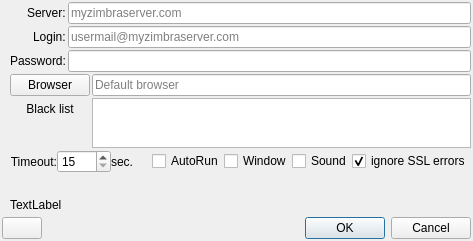
<?xml version="1.0" encoding="UTF-8"?>
<ui version="4.0">
 <class>Zebra</class>
 <widget class="QDialog" name="Zebra">
  <property name="enabled">
   <bool>true</bool>
  </property>
  <property name="geometry">
   <rect>
    <x>0</x>
    <y>0</y>
    <width>473</width>
    <height>241</height>
   </rect>
  </property>
  <property name="sizePolicy">
   <sizepolicy hsizetype="Preferred" vsizetype="Preferred">
    <horstretch>0</horstretch>
    <verstretch>0</verstretch>
   </sizepolicy>
  </property>
  <property name="windowTitle">
   <string>Zebra - configuration </string>
  </property>
  <property name="windowIcon">
   <iconset resource="systray.qrc">
    <normaloff>:/images/zebra03.svg</normaloff>:/images/zebra03.svg</iconset>
  </property>
  <layout class="QVBoxLayout" name="verticalLayout">
   <property name="spacing">
    <number>0</number>
   </property>
   <property name="leftMargin">
    <number>0</number>
   </property>
   <property name="topMargin">
    <number>0</number>
   </property>
   <property name="rightMargin">
    <number>0</number>
   </property>
   <property name="bottomMargin">
    <number>0</number>
   </property>
   <item>
    <widget class="QStackedWidget" name="stackedWidget">
     <property name="currentIndex">
      <number>0</number>
     </property>
     <widget class="QWidget" name="page">
      <layout class="QVBoxLayout" name="verticalLayout_2">
       <property name="spacing">
        <number>2</number>
       </property>
       <property name="leftMargin">
        <number>2</number>
       </property>
       <property name="topMargin">
        <number>2</number>
       </property>
       <property name="rightMargin">
        <number>2</number>
       </property>
       <property name="bottomMargin">
        <number>2</number>
       </property>
       <item>
        <layout class="QFormLayout" name="formLayout">
         <property name="fieldGrowthPolicy">
          <enum>QFormLayout::AllNonFixedFieldsGrow</enum>
         </property>
         <property name="labelAlignment">
          <set>Qt::AlignRight|Qt::AlignTrailing|Qt::AlignVCenter</set>
         </property>
         <property name="leftMargin">
          <number>8</number>
         </property>
         <property name="topMargin">
          <number>0</number>
         </property>
         <property name="rightMargin">
          <number>0</number>
         </property>
         <property name="bottomMargin">
          <number>0</number>
         </property>
         <item row="0" column="0">
          <widget class="QLabel" name="label">
           <property name="text">
            <string>Server:</string>
           </property>
          </widget>
         </item>
         <item row="0" column="1">
          <widget class="QLineEdit" name="lineSrv">
           <property name="placeholderText">
            <string>myzimbraserver.com</string>
           </property>
          </widget>
         </item>
         <item row="1" column="0">
          <widget class="QLabel" name="label_2">
           <property name="text">
            <string>Login:</string>
           </property>
          </widget>
         </item>
         <item row="1" column="1">
          <widget class="QLineEdit" name="lineLgn">
           <property name="placeholderText">
            <string>usermail@myzimbraserver.com</string>
           </property>
          </widget>
         </item>
         <item row="2" column="0">
          <widget class="QLabel" name="label_3">
           <property name="text">
            <string>Password:</string>
           </property>
          </widget>
         </item>
         <item row="2" column="1">
          <widget class="QLineEdit" name="linePwd">
           <property name="echoMode">
            <enum>QLineEdit::Password</enum>
           </property>
          </widget>
         </item>
        </layout>
       </item>
       <item>
        <layout class="QFormLayout" name="formLayout_2">
         <property name="labelAlignment">
          <set>Qt::AlignRight|Qt::AlignTrailing|Qt::AlignVCenter</set>
         </property>
         <property name="leftMargin">
          <number>8</number>
         </property>
         <property name="topMargin">
          <number>0</number>
         </property>
         <property name="rightMargin">
          <number>0</number>
         </property>
         <property name="bottomMargin">
          <number>0</number>
         </property>
         <item row="0" column="1">
          <widget class="QLineEdit" name="lineBrw">
           <property name="toolTip">
            <string>&lt;html&gt;&lt;head/&gt;&lt;body&gt;&lt;p&gt;Start browser in &lt;span style=&quot; font-style:italic;&quot;&gt;application mode e&lt;/span&gt;xamples:&lt;/p&gt;&lt;p&gt;&lt;span style=&quot; font-family:'Courier New,courier'; font-size:11px; color:#2a2a2a;&quot;&gt;chrome.exe --app=$mail_server$&lt;/span&gt;&lt;/p&gt;&lt;p&gt;&lt;span style=&quot; font-family:'Courier New,courier'; font-size:11px; color:#2a2a2a;&quot;&gt;firefox.exe -P User_profile -no-remote&lt;/span&gt;&lt;/p&gt;&lt;pre style=&quot; margin-top:12px; margin-bottom:0px; margin-left:0px; margin-right:0px; -qt-block-indent:0; text-indent:0px;&quot;&gt;&lt;span style=&quot; font-family:'Courier New,courier'; font-size:11px; color:#2a2a2a;&quot;&gt;iexplore.exe -k&lt;/span&gt;&lt;/pre&gt;&lt;/body&gt;&lt;/html&gt;</string>
           </property>
           <property name="placeholderText">
            <string>Default browser</string>
           </property>
          </widget>
         </item>
         <item row="0" column="0">
          <widget class="QPushButton" name="pushButton_Brw">
           <property name="text">
            <string>Browser</string>
           </property>
           <property name="icon">
            <iconset resource="systray.qrc">
             <normaloff>:/images/globe.png</normaloff>:/images/globe.png</iconset>
           </property>
          </widget>
         </item>
         <item row="1" column="1">
          <widget class="QTextEdit" name="rxEdit">
           <property name="maximumSize">
            <size>
             <width>16777215</width>
             <height>50</height>
            </size>
           </property>
          </widget>
         </item>
         <item row="1" column="0">
          <widget class="QPushButton" name="pushButton_RX">
           <property name="autoFillBackground">
            <bool>false</bool>
           </property>
           <property name="text">
            <string>Black list</string>
           </property>
           <property name="icon">
            <iconset resource="systray.qrc">
             <normaloff>:/images/umbrella.png</normaloff>:/images/umbrella.png</iconset>
           </property>
           <property name="checkable">
            <bool>true</bool>
           </property>
           <property name="checked">
            <bool>false</bool>
           </property>
           <property name="autoDefault">
            <bool>true</bool>
           </property>
           <property name="default">
            <bool>false</bool>
           </property>
           <property name="flat">
            <bool>true</bool>
           </property>
          </widget>
         </item>
        </layout>
       </item>
       <item>
        <layout class="QHBoxLayout" name="horizontalLayout_4">
         <property name="spacing">
          <number>0</number>
         </property>
         <property name="leftMargin">
          <number>8</number>
         </property>
         <property name="topMargin">
          <number>0</number>
         </property>
         <property name="rightMargin">
          <number>0</number>
         </property>
         <property name="bottomMargin">
          <number>0</number>
         </property>
         <item>
          <widget class="QLabel" name="label_4">
           <property name="text">
            <string>Timeout:</string>
           </property>
           <property name="alignment">
            <set>Qt::AlignRight|Qt::AlignTrailing|Qt::AlignVCenter</set>
           </property>
           <property name="indent">
            <number>-1</number>
           </property>
          </widget>
         </item>
         <item>
          <widget class="QSpinBox" name="spinBox">
           <property name="minimum">
            <number>15</number>
           </property>
           <property name="maximum">
            <number>3600</number>
           </property>
          </widget>
         </item>
         <item>
          <widget class="QLabel" name="label_5">
           <property name="text">
            <string>sec.</string>
           </property>
          </widget>
         </item>
         <item>
          <spacer name="horizontalSpacer_6">
           <property name="orientation">
            <enum>Qt::Horizontal</enum>
           </property>
           <property name="sizeHint" stdset="0">
            <size>
             <width>40</width>
             <height>20</height>
            </size>
           </property>
          </spacer>
         </item>
         <item>
          <widget class="QCheckBox" name="autoRun">
           <property name="text">
            <string>AutoRun</string>
           </property>
          </widget>
         </item>
         <item>
          <widget class="QCheckBox" name="checkBox">
           <property name="text">
            <string>Window</string>
           </property>
          </widget>
         </item>
         <item>
          <widget class="QCheckBox" name="checkBox_2">
           <property name="text">
            <string>Sound</string>
           </property>
          </widget>
         </item>
         <item>
          <widget class="QCheckBox" name="checkBoxSSL">
           <property name="text">
            <string>ignore SSL errors</string>
           </property>
           <property name="checked">
            <bool>true</bool>
           </property>
          </widget>
         </item>
        </layout>
       </item>
       <item>
        <spacer name="verticalSpacer">
         <property name="orientation">
          <enum>Qt::Vertical</enum>
         </property>
         <property name="sizeHint" stdset="0">
          <size>
           <width>20</width>
           <height>40</height>
          </size>
         </property>
        </spacer>
       </item>
       <item>
        <layout class="QHBoxLayout" name="horizontalLayout_5">
         <property name="spacing">
          <number>0</number>
         </property>
         <property name="leftMargin">
          <number>8</number>
         </property>
         <property name="topMargin">
          <number>0</number>
         </property>
         <property name="rightMargin">
          <number>0</number>
         </property>
         <property name="bottomMargin">
          <number>0</number>
         </property>
         <item>
          <widget class="QLabel" name="labelInfo">
           <property name="text">
            <string>TextLabel</string>
           </property>
          </widget>
         </item>
         <item>
          <spacer name="horizontalSpacer_5">
           <property name="orientation">
            <enum>Qt::Horizontal</enum>
           </property>
           <property name="sizeHint" stdset="0">
            <size>
             <width>40</width>
             <height>20</height>
            </size>
           </property>
          </spacer>
         </item>
        </layout>
       </item>
       <item>
        <layout class="QHBoxLayout" name="horizontalLayout_3">
         <property name="spacing">
          <number>0</number>
         </property>
         <property name="leftMargin">
          <number>0</number>
         </property>
         <property name="topMargin">
          <number>0</number>
         </property>
         <property name="rightMargin">
          <number>0</number>
         </property>
         <property name="bottomMargin">
          <number>0</number>
         </property>
         <item>
          <widget class="QPushButton" name="pushButton_2">
           <property name="text">
            <string/>
           </property>
           <property name="icon">
            <iconset resource="systray.qrc">
             <normaloff>:/images/zebra03.svg</normaloff>:/images/zebra03.svg</iconset>
           </property>
          </widget>
         </item>
         <item>
          <spacer name="horizontalSpacer_4">
           <property name="orientation">
            <enum>Qt::Horizontal</enum>
           </property>
           <property name="sizeHint" stdset="0">
            <size>
             <width>40</width>
             <height>20</height>
            </size>
           </property>
          </spacer>
         </item>
         <item>
          <widget class="QDialogButtonBox" name="buttonBox">
           <property name="orientation">
            <enum>Qt::Horizontal</enum>
           </property>
           <property name="standardButtons">
            <set>QDialogButtonBox::Cancel|QDialogButtonBox::Ok</set>
           </property>
          </widget>
         </item>
        </layout>
       </item>
      </layout>
     </widget>
     <widget class="QWidget" name="page_2">
      <layout class="QVBoxLayout" name="verticalLayout_3">
       <item>
        <widget class="QTextBrowser" name="textBrowser">
         <property name="enabled">
          <bool>true</bool>
         </property>
         <property name="autoFillBackground">
          <bool>false</bool>
         </property>
         <property name="styleSheet">
          <string notr="true">background-color: rgb(248, 248, 248);
font: 8pt &quot;DejaVu Sans&quot;;
</string>
         </property>
         <property name="frameShape">
          <enum>QFrame::StyledPanel</enum>
         </property>
         <property name="lineWidth">
          <number>1</number>
         </property>
         <property name="midLineWidth">
          <number>0</number>
         </property>
         <property name="html">
          <string>&lt;!DOCTYPE HTML PUBLIC &quot;-//W3C//DTD HTML 4.0//EN&quot; &quot;http://www.w3.org/TR/REC-html40/strict.dtd&quot;&gt;
&lt;html&gt;&lt;head&gt;&lt;meta name=&quot;qrichtext&quot; content=&quot;1&quot; /&gt;&lt;style type=&quot;text/css&quot;&gt;
p, li { white-space: pre-wrap; }
&lt;/style&gt;&lt;/head&gt;&lt;body style=&quot; font-family:'DejaVu Sans'; font-size:8pt; font-weight:400; font-style:normal;&quot;&gt;
&lt;p style=&quot; margin-top:0px; margin-bottom:0px; margin-left:0px; margin-right:0px; -qt-block-indent:0; text-indent:0px;&quot;&gt;&lt;img src=&quot;:/images/zebra03.svg&quot; /&gt; &lt;span style=&quot; font-family:'MS Shell Dlg 2'; font-size:14pt; font-weight:600;&quot;&gt;Zebra &lt;/span&gt;&lt;/p&gt;
&lt;p style=&quot; margin-top:1px; margin-bottom:1px; margin-left:0px; margin-right:0px; -qt-block-indent:0; text-indent:0px;&quot;&gt;Zimbra tray notification application&lt;/p&gt;
&lt;p style=&quot; margin-top:1px; margin-bottom:1px; margin-left:0px; margin-right:0px; -qt-block-indent:0; text-indent:0px;&quot;&gt;&lt;span style=&quot; font-family:'MS Shell Dlg 2';&quot;&gt;Version: 1.0&lt;/span&gt;&lt;/p&gt;
&lt;p style=&quot; margin-top:1px; margin-bottom:1px; margin-left:0px; margin-right:0px; -qt-block-indent:0; text-indent:0px;&quot;&gt;&lt;span style=&quot; font-family:'MS Shell Dlg 2';&quot;&gt;License: Donateware&lt;/span&gt;&lt;/p&gt;
&lt;p align=&quot;right&quot; style=&quot; margin-top:1px; margin-bottom:1px; margin-left:0px; margin-right:0px; -qt-block-indent:0; text-indent:0px;&quot;&gt;&lt;span style=&quot; font-weight:600;&quot;&gt;Webmoney:      R394707885416 &lt;/span&gt;&lt;/p&gt;
&lt;p align=&quot;right&quot; style=&quot; margin-top:10px; margin-bottom:1px; margin-left:0px; margin-right:0px; -qt-block-indent:0; text-indent:0px;&quot;&gt;&lt;span style=&quot; font-weight:600;&quot;&gt;Z395243942271&lt;/span&gt;&lt;/p&gt;
&lt;p style=&quot; margin-top:1px; margin-bottom:1px; margin-left:0px; margin-right:0px; -qt-block-indent:0; text-indent:0px;&quot;&gt;&lt;a href=&quot;https://sites.google.com/site/zebrazimbramail/&quot;&gt;&lt;span style=&quot; text-decoration: underline; color:#0000ff;&quot;&gt;http://zebra.ermoler.ru&lt;/span&gt;&lt;/a&gt;&lt;/p&gt;
&lt;p style=&quot; margin-top:10px; margin-bottom:1px; margin-left:0px; margin-right:0px; -qt-block-indent:0; text-indent:0px;&quot;&gt;©&lt;span style=&quot; font-family:'MS Shell Dlg 2';&quot;&gt; 2012-2019 Dmitry Ermolenko &amp;lt;deep1@list.ru&amp;gt;&lt;/span&gt;&lt;/p&gt;
&lt;p style=&quot; margin-top:10px; margin-bottom:1px; margin-left:0px; margin-right:0px; -qt-block-indent:0; text-indent:0px;&quot;&gt; &lt;/p&gt;&lt;/body&gt;&lt;/html&gt;</string>
         </property>
         <property name="textInteractionFlags">
          <set>Qt::LinksAccessibleByKeyboard|Qt::LinksAccessibleByMouse|Qt::TextBrowserInteraction|Qt::TextSelectableByKeyboard|Qt::TextSelectableByMouse</set>
         </property>
         <property name="openExternalLinks">
          <bool>true</bool>
         </property>
         <property name="openLinks">
          <bool>false</bool>
         </property>
        </widget>
       </item>
       <item>
        <layout class="QHBoxLayout" name="horizontalLayout_2">
         <property name="leftMargin">
          <number>6</number>
         </property>
         <property name="topMargin">
          <number>1</number>
         </property>
         <property name="rightMargin">
          <number>6</number>
         </property>
         <property name="bottomMargin">
          <number>1</number>
         </property>
         <item>
          <spacer name="horizontalSpacer_2">
           <property name="orientation">
            <enum>Qt::Horizontal</enum>
           </property>
           <property name="sizeHint" stdset="0">
            <size>
             <width>40</width>
             <height>20</height>
            </size>
           </property>
          </spacer>
         </item>
         <item>
          <widget class="QPushButton" name="pushButton">
           <property name="text">
            <string>Close</string>
           </property>
          </widget>
         </item>
         <item>
          <spacer name="horizontalSpacer_3">
           <property name="orientation">
            <enum>Qt::Horizontal</enum>
           </property>
           <property name="sizeHint" stdset="0">
            <size>
             <width>40</width>
             <height>20</height>
            </size>
           </property>
          </spacer>
         </item>
        </layout>
       </item>
      </layout>
     </widget>
     <widget class="QWidget" name="page_3">
      <layout class="QVBoxLayout" name="verticalLayout_4">
       <item>
        <widget class="QTextBrowser" name="textBrowser_2"/>
       </item>
      </layout>
     </widget>
    </widget>
   </item>
  </layout>
 </widget>
 <resources>
  <include location="systray.qrc"/>
 </resources>
 <connections>
  <connection>
   <sender>buttonBox</sender>
   <signal>accepted()</signal>
   <receiver>Zebra</receiver>
   <slot>accept()</slot>
   <hints>
    <hint type="sourcelabel">
     <x>469</x>
     <y>236</y>
    </hint>
    <hint type="destinationlabel">
     <x>229</x>
     <y>199</y>
    </hint>
   </hints>
  </connection>
  <connection>
   <sender>buttonBox</sender>
   <signal>rejected()</signal>
   <receiver>Zebra</receiver>
   <slot>reject()</slot>
   <hints>
    <hint type="sourcelabel">
     <x>469</x>
     <y>236</y>
    </hint>
    <hint type="destinationlabel">
     <x>286</x>
     <y>199</y>
    </hint>
   </hints>
  </connection>
  <connection>
   <sender>buttonBox</sender>
   <signal>accepted()</signal>
   <receiver>Zebra</receiver>
   <slot>acceptOK()</slot>
   <hints>
    <hint type="sourcelabel">
     <x>469</x>
     <y>236</y>
    </hint>
    <hint type="destinationlabel">
     <x>123</x>
     <y>199</y>
    </hint>
   </hints>
  </connection>
  <connection>
   <sender>buttonBox</sender>
   <signal>rejected()</signal>
   <receiver>Zebra</receiver>
   <slot>acceptNO()</slot>
   <hints>
    <hint type="sourcelabel">
     <x>469</x>
     <y>236</y>
    </hint>
    <hint type="destinationlabel">
     <x>4</x>
     <y>163</y>
    </hint>
   </hints>
  </connection>
  <connection>
   <sender>pushButton</sender>
   <signal>clicked()</signal>
   <receiver>Zebra</receiver>
   <slot>about()</slot>
   <hints>
    <hint type="sourcelabel">
     <x>273</x>
     <y>227</y>
    </hint>
    <hint type="destinationlabel">
     <x>145</x>
     <y>194</y>
    </hint>
   </hints>
  </connection>
  <connection>
   <sender>pushButton_2</sender>
   <signal>clicked()</signal>
   <receiver>Zebra</receiver>
   <slot>about()</slot>
   <hints>
    <hint type="sourcelabel">
     <x>30</x>
     <y>237</y>
    </hint>
    <hint type="destinationlabel">
     <x>46</x>
     <y>199</y>
    </hint>
   </hints>
  </connection>
  <connection>
   <sender>pushButton_RX</sender>
   <signal>toggled(bool)</signal>
   <receiver>Zebra</receiver>
   <slot>changeRXlist(bool)</slot>
   <hints>
    <hint type="sourcelabel">
     <x>84</x>
     <y>130</y>
    </hint>
    <hint type="destinationlabel">
     <x>334</x>
     <y>119</y>
    </hint>
   </hints>
  </connection>
  <connection>
   <sender>pushButton_Brw</sender>
   <signal>clicked()</signal>
   <receiver>Zebra</receiver>
   <slot>changeBrowser()</slot>
   <hints>
    <hint type="sourcelabel">
     <x>84</x>
     <y>101</y>
    </hint>
    <hint type="destinationlabel">
     <x>419</x>
     <y>40</y>
    </hint>
   </hints>
  </connection>
  <connection>
   <sender>autoRun</sender>
   <signal>stateChanged(int)</signal>
   <receiver>Zebra</receiver>
   <slot>autoRun_slot()</slot>
   <hints>
    <hint type="sourcelabel">
     <x>250</x>
     <y>179</y>
    </hint>
    <hint type="destinationlabel">
     <x>419</x>
     <y>158</y>
    </hint>
   </hints>
  </connection>
  <connection>
   <sender>rxEdit</sender>
   <signal>textChanged()</signal>
   <receiver>Zebra</receiver>
   <slot>changeRX()</slot>
   <hints>
    <hint type="sourcelabel">
     <x>196</x>
     <y>148</y>
    </hint>
    <hint type="destinationlabel">
     <x>499</x>
     <y>176</y>
    </hint>
   </hints>
  </connection>
 </connections>
 <slots>
  <slot>acceptOK()</slot>
  <slot>acceptNO()</slot>
  <slot>about()</slot>
  <slot>changeRXlist(bool)</slot>
  <slot>changeRX(QString)</slot>
  <slot>changeBrowser()</slot>
  <slot>autoRun_slot()</slot>
  <slot>changeRX()</slot>
 </slots>
</ui>
